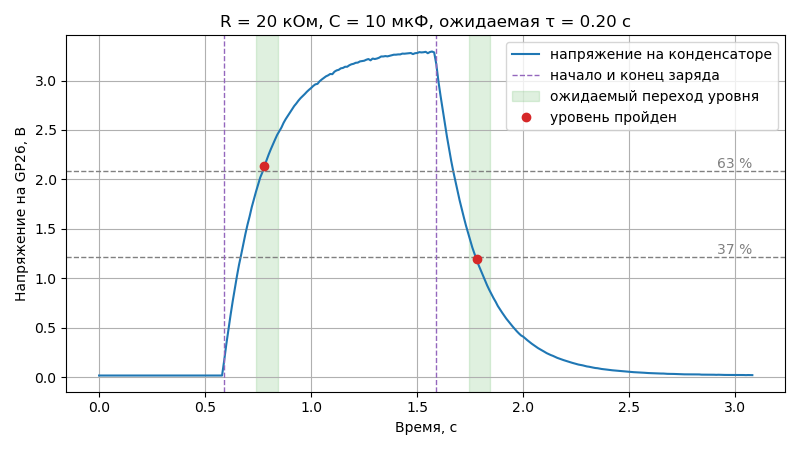

Generate this figure with Python:
import argparse
import csv
import time

import matplotlib
import serial
from serial.tools import list_ports

matplotlib.use("Agg")
import matplotlib.pyplot as plt

TAU_LOW = 0.8 * 0.95
TAU_HIGH = 1.2 * 1.05

VENDOR_ID = 0x2E8A
PRODUCT_ID = 0x000A


def find_board():
    for port in list_ports.comports():
        if port.vid == VENDOR_ID and port.pid == PRODUCT_ID:
            return port
    return None


def parse_record(line):
    """Запись из строки tm: <мкс> <В> <°C> или None, если строка не телеметрии."""
    parts = line.split()
    if len(parts) != 4 or parts[0] != "tm:":
        return None
    try:
        return int(parts[1]), float(parts[2]), float(parts[3])
    except ValueError:
        return None


def collect(device, seconds, period_ms, actions=()):
    records = []
    pending = list(actions)
    with serial.Serial(device, timeout=0.1) as port:
        time.sleep(0.2)
        port.reset_input_buffer()
        port.write(("tm_start %d\r" % period_ms).encode("ascii"))
        started = time.monotonic()
        deadline = started + seconds
        received = ""
        try:
            while time.monotonic() < deadline:
                while pending and time.monotonic() - started >= pending[0][0]:
                    port.write((pending.pop(0)[1] + "\r").encode("ascii"))
                received += port.read(256).decode("ascii", "replace")
                while "\n" in received:
                    line, received = received.split("\n", 1)
                    record = parse_record(line.strip())
                    if record is not None:
                        records.append(record)
                        print("%.3f с  %.3f В  %.1f °C" % (record[0] / 1e6, record[1], record[2]))
        except KeyboardInterrupt:
            print("Остановлено по Ctrl+C")
        finally:
            port.write(b"tm_stop\r")
            port.write(b"charge_off\r")
    return records


def save_csv(records, name):
    start_us = records[0][0]
    with open(name, "w", newline="", encoding="utf-8") as f:
        writer = csv.writer(f)
        writer.writerow(["time_s", "voltage_v", "temp_c"])
        for time_us, voltage, temp in records:
            writer.writerow(["%.6f" % ((time_us - start_us) / 1e6), "%.3f" % voltage, "%.1f" % temp])


def load_csv(name):
    times, voltages, temps = [], [], []
    with open(name, newline="", encoding="utf-8") as f:
        for row in csv.DictReader(f):
            times.append(float(row["time_s"]))
            voltages.append(float(row["voltage_v"]))
            temps.append(float(row["temp_c"]))
    return times, voltages, temps


def rc_plan(tau):
    """Период телеметрии, команды опыта и его длительность по ожидаемой τ."""
    period_ms = max(10, round(tau * 10))
    actions = [(0.5, "charge_on"), (0.5 + 5 * tau, "charge_off")]
    return period_ms, actions, 1 + 10 * tau


def crossing(voltages, start, level, rising):
    """Номер первой записи от start, на которой напряжение перешло уровень."""
    for i in range(start, len(voltages)):
        if (voltages[i] >= level) if rising else (voltages[i] <= level):
            return i
    return None


def measure_tau(times, voltages):
    """τ заряда и разряда по уровням напряжения, как по триггеру осциллографа."""
    top = max(voltages)
    peak = voltages.index(top)
    result = {"top": top}
    start = crossing(voltages, 0, 0.02 * top, True)
    end = crossing(voltages, start, 0.632 * top, True) if start is not None else None
    if end is not None and end <= peak:
        result["charge"] = (times[start], times[end], voltages[end])
    start = crossing(voltages, peak, 0.98 * top, False)
    end = crossing(voltages, start, 0.368 * top, False) if start is not None else None
    if end is not None:
        result["discharge"] = (times[start], times[end], voltages[end])
    return result


def analyze_rc(csv_name, r_kohm, c_uf):
    tau = r_kohm * c_uf / 1000
    low, high = TAU_LOW * tau, TAU_HIGH * tau
    times, voltages, _ = load_csv(csv_name)
    found = measure_tau(times, voltages)
    top = found["top"]

    fig, ax = plt.subplots(figsize=(8, 4.5))
    ax.plot(times, voltages, label="напряжение на конденсаторе")
    ax.axhline(0.632 * top, color="gray", linestyle="--", linewidth=1)
    ax.axhline(0.368 * top, color="gray", linestyle="--", linewidth=1)
    ax.text(times[-1], 0.632 * top, "63 %", va="bottom", ha="right", color="gray")
    ax.text(times[-1], 0.368 * top, "37 %", va="bottom", ha="right", color="gray")

    lines = ["R_kohm = %g" % r_kohm, "C_uf = %g" % c_uf, "tau_expected_s = %.3f" % tau,
             "tau_min_s = %.3f" % low, "tau_max_s = %.3f" % high]
    passed = True
    for key, name in (("charge", "заряда"), ("discharge", "разряда")):
        if key not in found:
            print("τ %s: уровень не пройден, проверьте цепь и номиналы" % name)
            lines.append("tau_%s_s = none" % key)
            passed = False
            continue
        start, end, level = found[key]
        measured = end - start
        inside = low <= measured <= high
        passed = passed and inside
        ax.axvline(start, color="tab:purple", linestyle="--", linewidth=1,
                   label="начало и конец заряда" if key == "charge" else None)
        ax.axvspan(start + low, start + high, color="tab:green", alpha=0.15,
                   label="ожидаемый переход уровня" if key == "charge" else None)
        ax.plot([end], [level], "o", color="tab:red",
                label="уровень пройден" if key == "charge" else None)
        print("τ %s: %.3f с, ожидается %.2f–%.2f с, %s" %
              (name, measured, low, high, "в диапазоне" if inside else "вне диапазона"))
        lines.append("tau_%s_s = %.3f" % (key, measured))
    lines.append("result = %s" % ("ok" if passed else "fail"))

    ax.set_title("R = %g кОм, C = %g мкФ, ожидаемая τ = %.2f с" % (r_kohm, c_uf, tau))
    ax.set_xlabel("Время, с")
    ax.set_ylabel("Напряжение на GP26, В")
    ax.grid(True)
    ax.legend(loc="upper right")
    fig.tight_layout()
    fig.savefig("rc.png")
    print("График сохранён в rc.png")

    with open("rc.log", "w", encoding="utf-8") as f:
        f.write("\n".join(lines) + "\n")
    print("Номиналы и τ записаны в rc.log")
    print("Опыт сошёлся с расчётом" if passed else "Опыт не сошёлся с расчётом")


def read_log(name):
    """Номиналы R и C из rc.log прошлого опыта или None, если файла нет."""
    values = {}
    try:
        with open(name, encoding="utf-8") as f:
            for line in f:
                key, _, value = line.partition("=")
                values[key.strip()] = value.strip()
        return float(values["R_kohm"]), float(values["C_uf"])
    except (OSError, KeyError, ValueError):
        return None


parser = argparse.ArgumentParser(description="Опыт с RC-цепью на приборе 311-adc")
parser.add_argument("--r", type=float, help="сопротивление резистора, кОм")
parser.add_argument("--c", type=float, help="ёмкость конденсатора, мкФ")
parser.add_argument("--plot", metavar="CSV", help="разобрать готовую запись опыта, без платы")
args = parser.parse_args()

if (args.r is None) != (args.c is None):
    parser.error("нужны оба номинала, --r и --c")
if args.r is None:
    found = read_log("rc.log") if args.plot else None
    if found is None:
        parser.error("укажите номиналы деталей: --r <кОм> --c <мкФ>")
    args.r, args.c = found

tau = args.r * args.c / 1000
print("Ожидаемая τ = R·C = %.3f с" % tau)
if not 1 <= args.r <= 100:
    print("Резистор вне пределов от 1 до 100 кОм, проверка курса такой не примет")
if tau < 0.2:
    print("τ меньше 0,2 с: отсчётов на τ будет мало, возьмите детали из таблицы")

if args.plot:
    analyze_rc(args.plot, args.r, args.c)
else:
    board = find_board()
    if board is None:
        print("Плата не найдена. Проверьте кабель и запишите на плату прошивку прибора.")
    else:
        period_ms, actions, seconds = rc_plan(tau)
        print("Плата на порту %s, опыт %.1f с, период %d мс" % (board.device, seconds, period_ms))
        records = collect(board.device, seconds, period_ms, actions)
        if not records:
            print("Ни одной строки телеметрии не принято.")
        else:
            save_csv(records, "rc.csv")
            print("Записей %d, сохранены в rc.csv" % len(records))
            analyze_rc("rc.csv", args.r, args.c)
